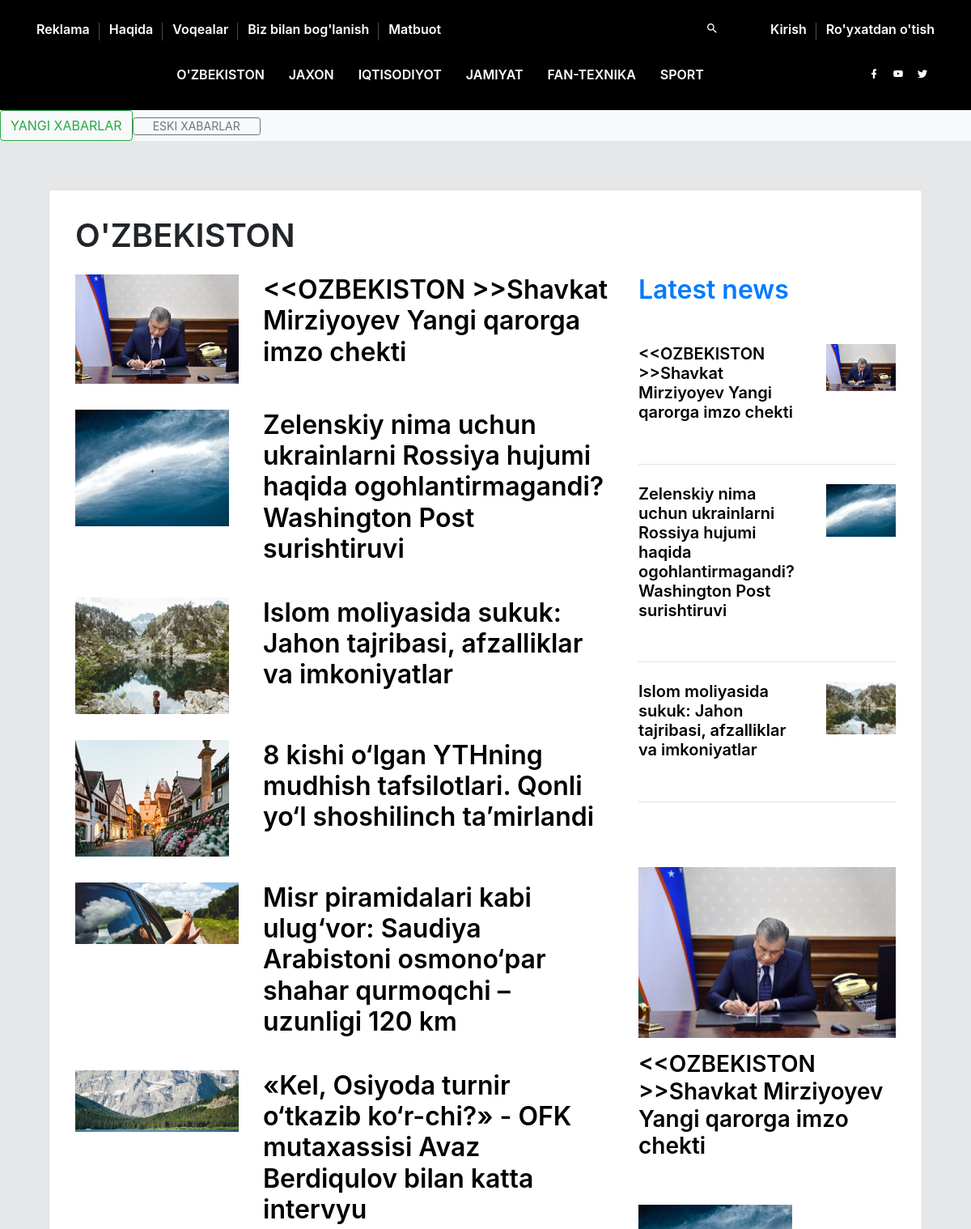
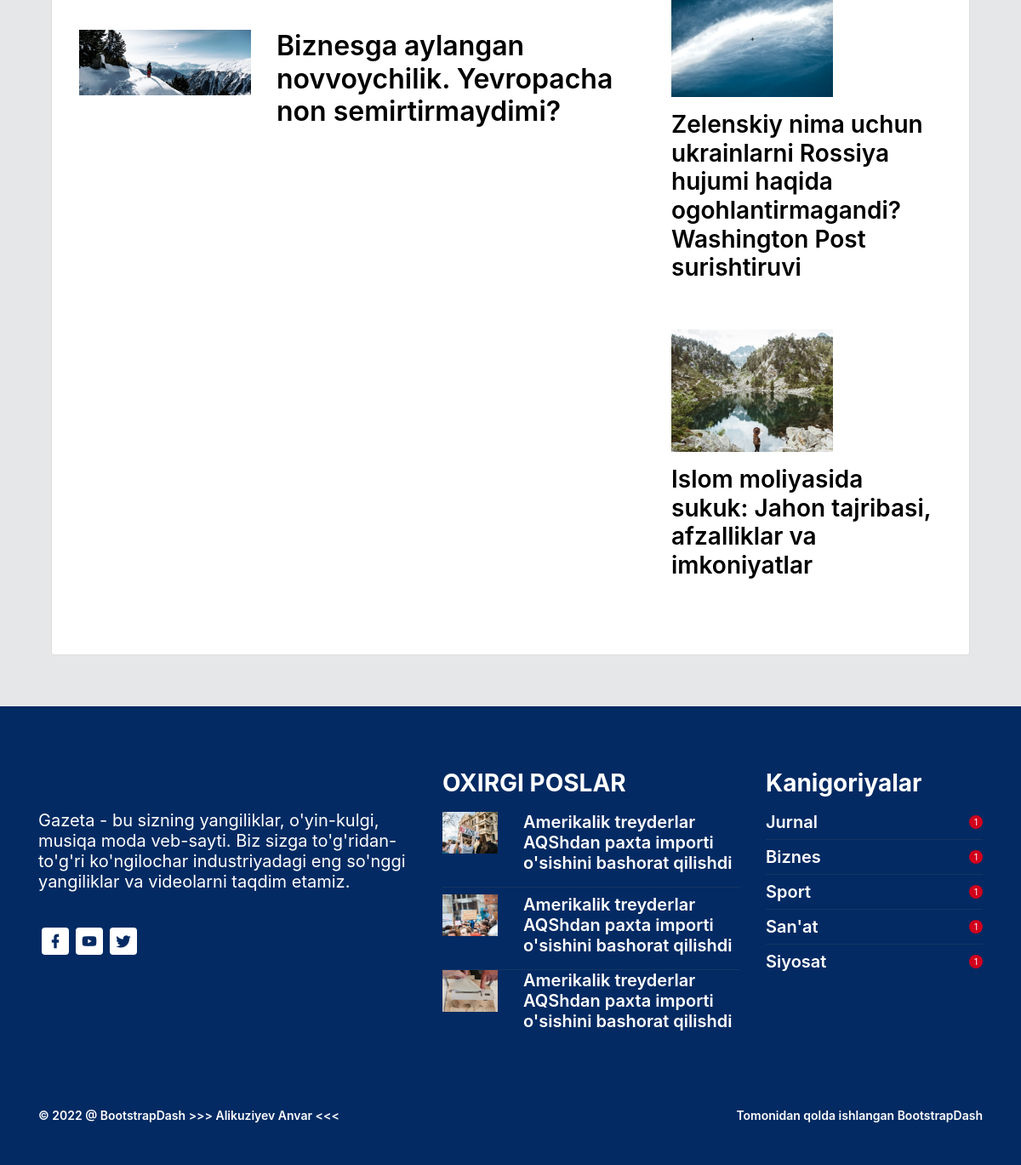
Page /category/1/ on the committed database (2 pictures, top to bottom).
### my_app/models.py (models this page shows, shortened)
class Category(models.Model):
	name = models.CharField(max_length=100,null=False,blank=False)

class News(models.Model):
	title = models.CharField(max_length=250,null=False,blank=False)
	image = models.ImageField(upload_to="images/",blank=True)
	text = RichTextField()
	category = models.ForeignKey(Category,blank=False,null=True,on_delete=models.SET_NULL)
	category_at = models.DateTimeField(auto_now_add=True)

### my_app/views.py (the view)
# urls.py: path('category/<int:category_id>/',views.category,name="category"),
def category(request,category_id):
    string = Category.objects.get(pk=category_id)
    string1 = News.objects.all().filter(category_id=category_id)
    if len(string1)>0:
        b = string1[0]
    else:b={}
    states = {
        'asd': string1,
        "st": string,
        "b": b
    }
    return render(request, "category.html",states)

### templates/category.html (shortened to what this page needs)
{% extends 'baze.html' %}
{% block content %}
        <div class="content-wrapper">
          <div class="container">
            <div class="col-sm-12">
              <div class="card" data-aos="fade-up">
                <div class="card-body">
                  <div class="row">
                    <div class="col-sm-12">
                      <h1 class="font-weight-600 mb-4">
                        {{ st.name }}
                      </h1>
                    </div>
                  </div>
                  <div class="row">
                    <div class="col-lg-8">
                      <div class="row">
                          {% for i in asd%}
                          {% if forloop.counter0 < 7 %}
                        <div class="col-sm-4 grid-margin">
                          <div class="rotate-img">
                            <img
                              src="http://127.0.0.1:8000/media/{{ i.image }}"
                              alt="banner"
                              class="img-fluid"
                            />
                          </div>
                        </div>
                        <div class="col-sm-8 grid-margin">
                          <h2 class="font-weight-600 mb-2">
                            <a style="color: black;" href="{% url 'post_detail' news_id=i.id %}">{{ i.title }}</a>
                          </h2>
                        </div>
                         {% endif %}
                          {% endfor %}
                      </div>
                      </div>
                    <div class="col-lg-4">
                      <h2 class="mb-4 text-primary font-weight-600">
                        Latest news
                      </h2>
                      <div class="row">
                        {% for i in asd%}
                          {% if forloop.counter0 < 3 %}
                        <div class="col-sm-12">
                          <div class="border-bottom pb-4 pt-4">
                            <div class="row">
                              <div class="col-sm-8">
                                <h5 class="font-weight-600 mb-1">
                                  <a style="color: black;" href="{% url 'post_detail' news_id=i.id %}">{{ i.title }}</a>
                                </h5>
                                <p class="fs-13 text-muted mb-0">
                                </p>
                              </div>
                              <div class="col-sm-4">
                                <div class="rotate-img">
                                  <img
                                    src="http://127.0.0.1:8000/media/{{ i.image }}"
                                    alt="banner"
                                    class="img-fluid"
                                  />
                                </div>
                              </div>
                            </div>
                          </div>
                        </div>
                          {% endif %}
                          {% endfor %}
                      </div>
                      <div class="trending">
                        {% for i in asd%}
                        {% if forloop.counter0 < 3 %}
                        <div class="mb-4">
                          <div class="rotate-img">
                            <img
                              src="http://127.0.0.1:8000/media/{{ i.image }}"
                              alt="banner"
                              class="img-fluid"
                            />
                          </div>
                          <h3 class="mt-3 font-weight-600">
                            <a style="color: black;" href="{% url 'post_detail' news_id=i.id %}">{{ i.title }}</a>
                          </h3>
                          <p class="fs-13 text-muted mb-0">
                          </p>
                        </div>
                        {% endif %}
                        {% endfor %}
                        </div>
                      </div>
                    </div>
                  </div>
                </div>
              </div>
            </div>
          </div>
        </div>
{% endblock content %}

### templates/baze.html (shortened to what this page needs)
{% load static %}
<!DOCTYPE html>
<html lang="zxx">
  <head>
    <link
      rel="stylesheet"
      href="{% static 'assets/vendors/mdi/css/materialdesignicons.min.css' %}"
    />
    <link rel="stylesheet" href="{% static 'assets/vendors/aos/dist/aos.css/aos.css' %}" />
    <link rel="stylesheet" href="{% static 'assets/css/style.css' %}">
  </head>
  <body>
    <div class="container-scroller">
      <div class="main-panel">
        <header style="background: black;">
          <div class="container">
            <nav class="navbar navbar-expand-lg navbar-light">
              <div class="navbar-top">
                <div class="d-flex justify-content-between align-items-center">
                  <ul class="navbar-top-left-menu">
                    <li class="nav-item">
                      <a href="#" class="nav-link">Reklama</a>
                    </li>
                    <li class="nav-item">
                      <a href="#" class="nav-link">Haqida</a>
                    </li>
                    <li class="nav-item">
                      <a href="#" class="nav-link">Voqealar</a>
                    </li>
                    <li class="nav-item">
                      <a href="#" class="nav-link">Biz bilan bog'lanish</a>
                    </li>
                    <li class="nav-item">
                      <a href="#" class="nav-link">Matbuot</a>
                    </li>
                  </ul>
                  <ul class="navbar-top-right-menu">
                    <li class="nav-item">
                      <a href="#" class="nav-link"><i class="mdi mdi-magnify"></i></a>
                    </li>
                    <li class="nav-item">
                      <a href="#" class="nav-link">Kirish</a>
                    </li>
                    <li class="nav-item">
                      <a href="#" class="nav-link">Ro'yxatdan o'tish</a>
                    </li>
                  </ul>
                </div>
              </div>
              <div class="navbar-bottom", style="background: black;">
                <div class="d-flex justify-content-between align-items-center">
                  <div>
                    <div
                      class="navbar-collapse justify-content-center collapse"
                      id="navbarSupportedContent"
                    >
                      <ul
                        class="navbar-nav d-lg-flex justify-content-between align-items-center"
                      >
                        <li class="nav-item active">
                          <a class="nav-link" href="{% url 'category' category_id=1 %}">O'ZBEKISTON</a>
                        </li>
                        <li class="nav-item">
                          <a class="nav-link" href="{% url 'category' category_id=2%}">JAXON</a>
                        </li>
                        <li class="nav-item">
                          <a class="nav-link" href="{% url 'category' category_id=3%}">IQTISODIYOT</a>
                        </li>
                        <li class="nav-item">
                          <a class="nav-link" href="{% url 'category' category_id=4%}">JAMIYAT</a>
                        </li>
                        <li class="nav-item">
                          <a class="nav-link" href="{% url 'category' category_id=5%}">FAN-TEXNIKA</a>
                        </li>
                        <li class="nav-item">
                          <a class="nav-link" href="{% url 'category' category_id=6%}">SPORT</a>
                        </li>
                      </ul>
                    </div>
                  </div>
                  <ul class="social-media">
                    <li>
                      <a href="#">
                        <i class="mdi mdi-facebook"></i>
                      </a>
                    </li>
                    <li>
                      <a href="#">
                        <i class="mdi mdi-youtube"></i>
                      </a>
                    </li>
                    <li>
                      <a href="#">
                        <i class="mdi mdi-twitter"></i>
                      </a>
                    </li>
                  </ul>
                </div>
              </div>
            </nav>
          </div>
          <link rel="stylesheet" href="https://cdn.jsdelivr.net/npm/bootstrap@4.0.0/dist/css/bootstrap.min.css">
          <nav class="navbar navbar-light bg-light">
  <form class="form-inline">
    <a href="{% url 'category' category_id=9%}"><button class="btn btn-outline-success" type="button">YANGI XABARLAR</button></a>
    <a href="{% url 'category' category_id=10%}"><button class="btn btn-sm btn-outline-secondary" type="button">ESKI XABARLAR</button></a>
  </form>
</nav>
        </header>
{% block content %}
{% endblock content %}
<footer>
          <div class="footer-top">
            <div class="container">
              <div class="row">
                <div class="col-sm-5">
                  <h5 class="font-weight-normal mt-4 mb-5">
                    Gazeta - bu sizning yangiliklar, o'yin-kulgi, musiqa moda veb-sayti. Biz sizga to'g'ridan-to'g'ri ko'ngilochar industriyadagi eng so'nggi yangiliklar va videolarni taqdim etamiz.
                  </h5>
                  <ul class="social-media mb-3">
                    <li>
                      <a href="#">
                        <i class="mdi mdi-facebook"></i>
                      </a>
                    </li>
                    <li>
                      <a href="#">
                        <i class="mdi mdi-youtube"></i>
                      </a>
                    </li>
                    <li>
                      <a href="#">
                        <i class="mdi mdi-twitter"></i>
                      </a>
                    </li>
                  </ul>
                </div>
                <div class="col-sm-4">
                  <h3 class="font-weight-bold mb-3">OXIRGI POSLAR</h3>
                  <div class="row">
                    <div class="col-sm-12">
                      <div class="footer-border-bottom pb-2">
                        <div class="row">
                          <div class="col-3">
                            <img
                              src="{% static 'assets/images/dashboard/home_1.jpg' %}"
                              alt="thumb"
                              class="img-fluid"
                            />
                          </div>
                          <div class="col-9">
                            <h5 class="font-weight-600">
                              Amerikalik treyderlar AQShdan paxta importi o'sishini bashorat qilishdi
                            </h5>
                          </div>
                        </div>
                      </div>
                    </div>
                  </div>
                  <div class="row">
                    <div class="col-sm-12">
                      <div class="footer-border-bottom pb-2 pt-2">
                        <div class="row">
                          <div class="col-3">
                            <img
                              src="{% static 'assets/images/dashboard/home_2.jpg' %}"
                              alt="thumb"
                              class="img-fluid"
                            />
                          </div>
                          <div class="col-9">
                            <h5 class="font-weight-600">
                              Amerikalik treyderlar AQShdan paxta importi o'sishini bashorat qilishdi
                            </h5>
                          </div>
                        </div>
                      </div>
                    </div>
                  </div>
                  <div class="row">
                    <div class="col-sm-12">
                      <div>
                        <div class="row">
                          <div class="col-3">
                            <img
                              src="{% static 'assets/images/dashboard/home_3.jpg' %}"
                              alt="thumb"
                              class="img-fluid"
                            />
                          </div>
                          <div class="col-9">
                            <h5 class="font-weight-600 mb-3">
                              Amerikalik treyderlar AQShdan paxta importi o'sishini bashorat qilishdi
                            </h5>
                          </div>
                        </div>
                      </div>
                    </div>
                  </div>
                </div>
                <div class="col-sm-3">
                  <h3 class="font-weight-bold mb-3">Kanigoriyalar</h3>
                  <div class="footer-border-bottom pb-2">
                    <div class="d-flex justify-content-between align-items-center">
                      <h5 class="mb-0 font-weight-600">Jurnal</h5>
                      <div class="count">1</div>
                    </div>
                  </div>
                  <div class="footer-border-bottom pb-2 pt-2">
                    <div class="d-flex justify-content-between align-items-center">
                      <h5 class="mb-0 font-weight-600">Biznes</h5>
                      <div class="count">1</div>
                    </div>
                  </div>
                  <div class="footer-border-bottom pb-2 pt-2">
                    <div class="d-flex justify-content-between align-items-center">
                      <h5 class="mb-0 font-weight-600">Sport</h5>
                      <div class="count">1</div>
                    </div>
                  </div>
                  <div class="footer-border-bottom pb-2 pt-2">
                    <div class="d-flex justify-content-between align-items-center">
                      <h5 class="mb-0 font-weight-600">San'at</h5>
                      <div class="count">1</div>
                    </div>
                  </div>
                  <div class="pt-2">
                    <div class="d-flex justify-content-between align-items-center">
                      <h5 class="mb-0 font-weight-600">Siyosat</h5>
                      <div class="count">1</div>
                    </div>
                  </div>
                </div>
              </div>
            </div>
          </div>
          <div class="footer-bottom">
            <div class="container">
              <div class="row">
                <div class="col-sm-12">
                  <div class="d-sm-flex justify-content-between align-items-center">
                    <div class="fs-14 font-weight-600">
                      © 2022 @ <a href="https://www.bootstrapdash.com/" target="_blank" class="text-white"> BootstrapDash >>> Alikuziyev </a>Anvar <<<
                    </div>
                    <div class="fs-14 font-weight-600">
                      Tomonidan qolda ishlangan <a href="https://www.bootstrapdash.com/" target="_blank" class="text-white">BootstrapDash</a>
                    </div>
                  </div>
                </div>
              </div>
            </div>
          </div>
        </footer>
      </div>
  </body>
</html>

### rows in the picture
Category: name "O'ZBEKISTON"
News: image (picture), title "<<OZBEKISTON >>Shavkat Mirziyoyev Yangi qarorga imzo chekti"
News: image (picture), title "Zelenskiy nima uchun ukrainlarni Rossiya hujumi haqida ogohlantirmagandi? Washington Post surishtiruvi"
News: image (picture), title "Islom moliyasida sukuk: Jahon tajribasi, afzalliklar va imkoniyatlar"
News: image (picture), title "8 kishi o‘lgan YTHning mudhish tafsilotlari. Qonli yo‘l shoshilinch ta’mirlandi"
News: image (picture), title "Misr piramidalari kabi ulug‘vor: Saudiya Arabistoni osmono‘par shahar qurmoqchi – uzunligi 120 km"
News: image (picture), title "«Kel, Osiyoda turnir o‘tkazib ko‘r-chi?» - OFK mutaxassisi Avaz Berdiqulov bilan katta intervyu"
News: image (picture), title "Biznesga aylangan novvoychilik. Yevropacha non semirtirmaydimi?"
